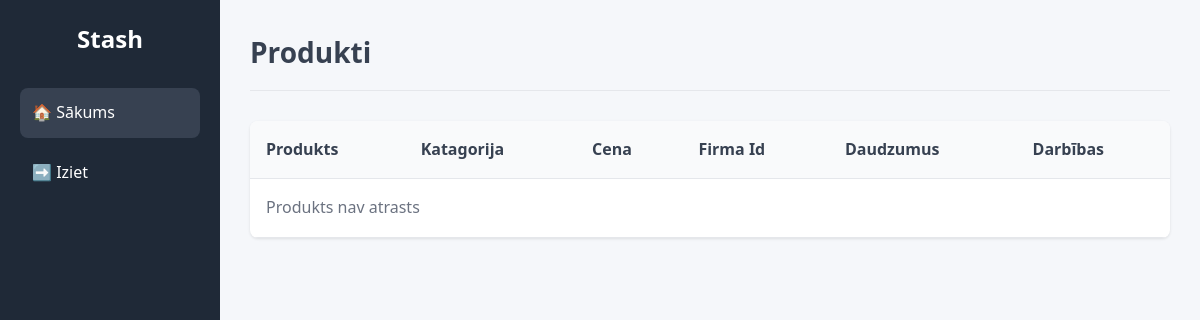
Page /index.php?category=produkts on the earlier database version.
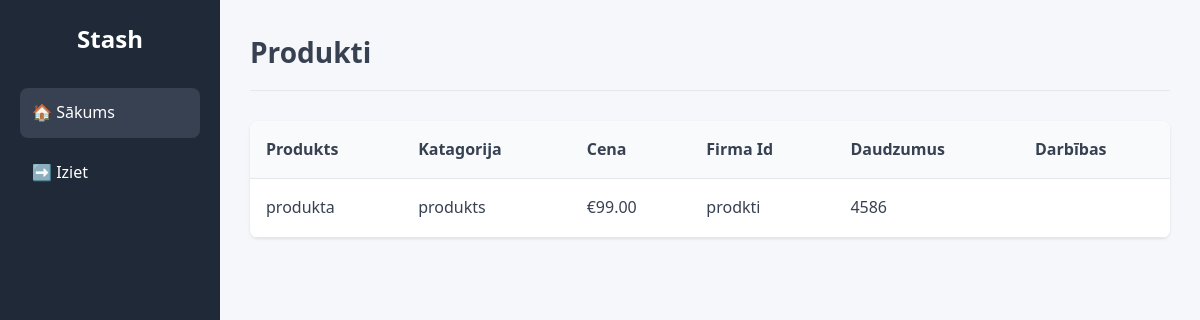
Same page on the later database version.
### tables this page shows
CREATE TABLE `products` (
  `id` int(11) NOT NULL,
  `name` varchar(255) NOT NULL,
  `description` text DEFAULT NULL,
  `category` varchar(100) NOT NULL,
  `company_id` varchar(100) DEFAULT NULL,
  `quantity` int(11) NOT NULL DEFAULT 0,
  `price` decimal(10,2) NOT NULL DEFAULT 0.00,
  `user_id` int(11) DEFAULT NULL,
  `created_at` timestamp NOT NULL DEFAULT current_timestamp(),
  `updated_at` timestamp NOT NULL DEFAULT current_timestamp() ON UPDATE current_timestamp()
);

### index.php (the view, shortened to what this page needs)
<?php
include 'db.php';
$filter = isset($_GET['category']) ? $_GET['category'] : null;
if ($filter) {
    $stmt = $conn->prepare("
        SELECT p.*, u.username
        FROM products p
        LEFT JOIN users u ON p.user_id = u.id
        WHERE p.category = ?
    ");
    $stmt->bind_param("s", $filter);
    $stmt->execute();
    $products = $stmt->get_result()->fetch_all(MYSQLI_ASSOC);
}
?>
<!DOCTYPE html>
<html lang="en">
<head>
    <link rel="stylesheet" href="style.css">
</head>
<body>
<div class="wrapper">
    <aside class="sidebar">
        <h1 class="logo">Stash</h1>
        <nav class="menu">
            <a href="index.php" class="menu-item active">🏠 Sākums</a>
            <a href="logout.php" class="menu-item">➡️ Iziet</a>
        </nav>
    </aside>
    <main class="content">
        <header class="page-header">
            <h2>Produkti</h2>
        </header>
        <section class="table-section">
            <table class="product-table">
                <thead>
                    <tr>
                        <th>Produkts</th>
                        <th>Katagorija</th>
                        <th>Cena</th>
                        <th>Firma Id</th>
                        <th>Daudzumus</th>
                        <th>Darbības</th>
                    </tr>
                </thead>
                <tbody>
                    <?php if (!empty($products)): ?>
                        <?php foreach ($products as $product): ?>
                            <tr>
                                <td><?= htmlspecialchars($product['name']) ?></td>
                                <td><?= htmlspecialchars($product['category']) ?></td>
                                <td>&euro;<?= htmlspecialchars($product['price']) ?></td>
                                <td><?= htmlspecialchars($product['company_id']) ?></td>
                                <td><?= htmlspecialchars($product['quantity']) ?></td>
                                <td>
                                </td>
                            </tr>
                        <?php endforeach; ?>
                    <?php else: ?>
                        <tr><td colspan="6" class="no-products">Produkts nav atrasts</td></tr>
                    <?php endif; ?>
                </tbody>
            </table>
        </section>
    </main>
</div>
</body>
</html>

Differences in the rows shown:
added products: name "produkta", category "produkts", price "99.00", company "prodkti", quantity "4586"
Other differences:
text no longer shown: "Produkts nav atrasts"
